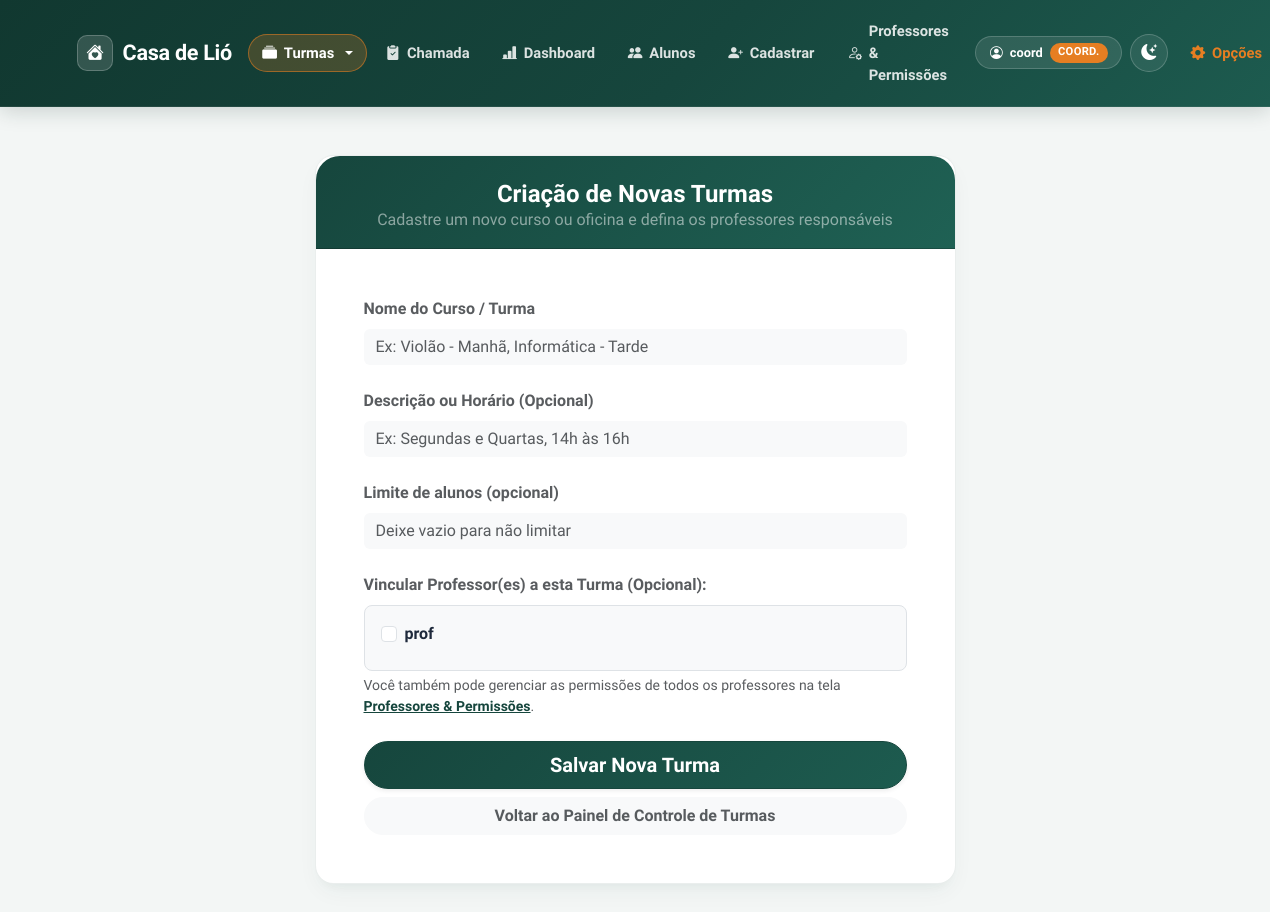
Before: /turmas/nova (signed in) with the older database file.
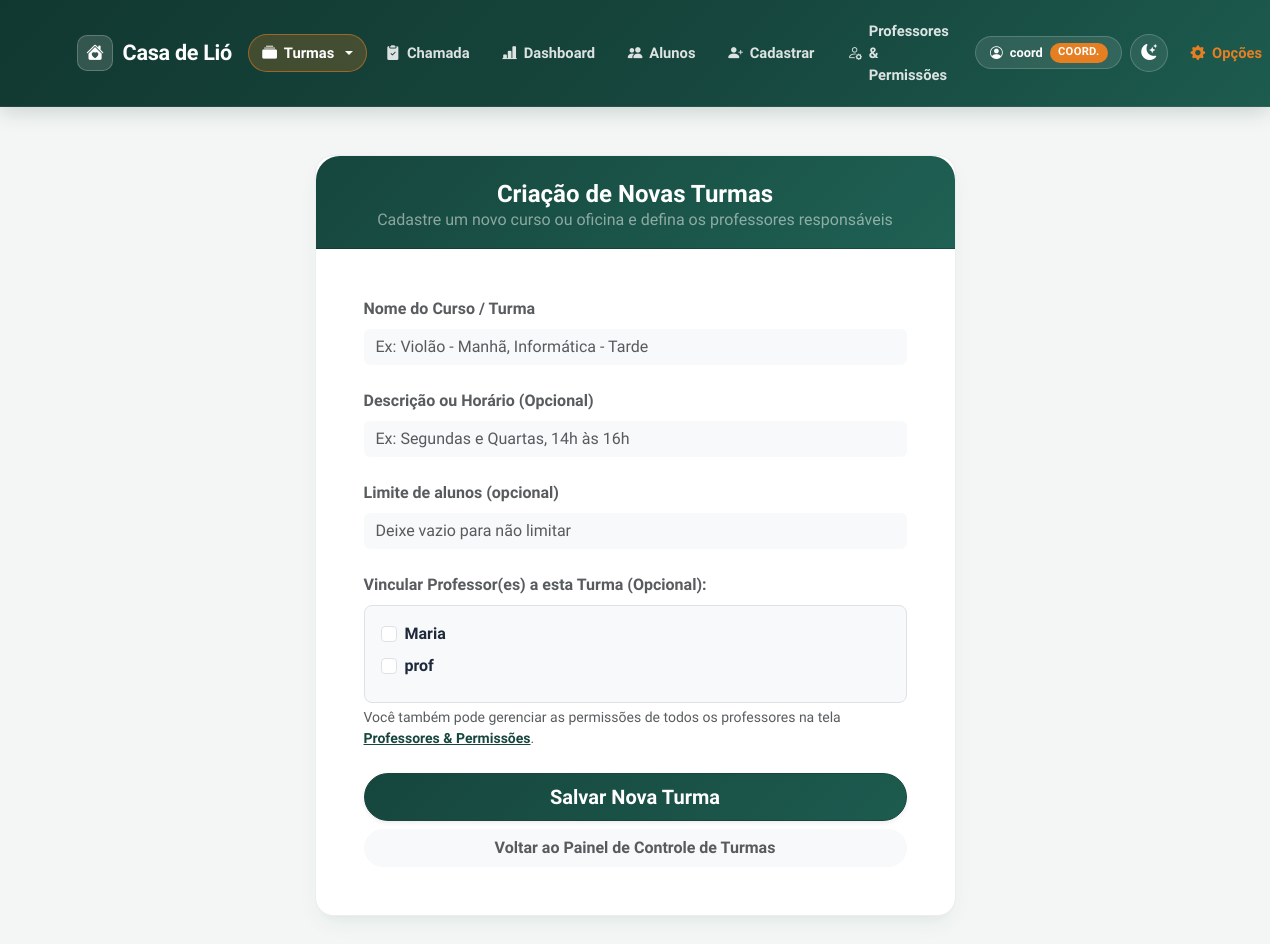
After: the same page with the newer database file.
### tables this page shows
CREATE TABLE usuarios (
        id INTEGER PRIMARY KEY AUTOINCREMENT,
        login TEXT UNIQUE NOT NULL,
        senha TEXT NOT NULL,
        perfil TEXT NOT NULL
    );

### app.py (the view)
@app.get("/turmas/nova", response_class=HTMLResponse)
async def tela_nova_turma(request: Request, erro: str = None):
    usuario = obter_usuario_atual(request)
    if not usuario or usuario['perfil'] != 'coordenacao':
        return RedirectResponse(url="/", status_code=303)
    conexao = pegar_conexao()
    profs_db = conexao.execute("SELECT id, login FROM usuarios WHERE perfil = 'professor' ORDER BY login ASC").fetchall()
    professores_sistema = [{"id": p['id'], "login": p['login']} for p in profs_db]
    conexao.close()
    return templates.TemplateResponse(
        request=request,
        name="nova_turma.html",
        context={
            "professores": professores_sistema,
            "usuario_atual": usuario,
            "erro": erro
        }
    )

### templates/nova_turma.html (shortened to what this page needs)
{% extends 'base.html' %}
{% block conteudo %}
<div class="row justify-content-center mt-4 mb-5">
    <div class="col-lg-7 col-md-9">
        <div class="card shadow-lg border-0" style="border-radius: 1.5rem;">
            <div class="card-header bg-primary text-white pt-4 pb-3 px-4" style="border-top-left-radius: 1.5rem; border-top-right-radius: 1.5rem;">
                <h4 class="text-center fw-bold mb-0">Criação de Novas Turmas</h4>
                <p class="text-center text-white-50 mb-0">Cadastre um novo curso ou oficina e defina os professores responsáveis</p>
            </div>
            <div class="card-body p-4 p-md-5">
                <form action="/turmas/nova" method="POST">
                    <div class="mb-4">
                        <label class="form-label fw-semibold text-muted">Nome do Curso / Turma</label>
                        <input type="text" name="nome" class="form-control bg-light border-0" placeholder="Ex: Violão - Manhã, Informática - Tarde" required>
                    </div>
                    <div class="mb-4">
                        <label class="form-label fw-semibold text-muted">Descrição ou Horário (Opcional)</label>
                        <input type="text" name="descricao" class="form-control bg-light border-0" placeholder="Ex: Segundas e Quartas, 14h às 16h">
                    </div>
                    <div class="mb-4">
                        <label class="form-label fw-semibold text-muted" for="limite_nova_turma">Limite de alunos (opcional)</label>
                        <input type="number" min="1" step="1" id="limite_nova_turma" name="limite_alunos" class="form-control bg-light border-0" placeholder="Deixe vazio para não limitar">
                    </div>
                    {% if professores %}
                    <div class="mb-4">
                        <label class="form-label fw-semibold text-muted d-block">Vincular Professor(es) a esta Turma (Opcional):</label>
                        <div class="p-3 bg-light rounded-3 border" style="max-height: 200px; overflow-y: auto;">
                            {% for prof in professores %}
                            <div class="form-check mb-2">
                                <input class="form-check-input" type="checkbox" name="professores" value="{{ prof['id'] }}" id="novo_prof_{{ prof['id'] }}">
                                <label class="form-check-label fw-semibold" for="novo_prof_{{ prof['id'] }}">
                                    {{ prof['login'] }}
                                </label>
                            </div>
                            {% endfor %}
                        </div>
                        <small class="text-muted d-block mt-1">
                            Você também pode gerenciar as permissões de todos os professores na tela <a href="/usuarios/novo" class="text-primary fw-semibold">Professores & Permissões</a>.
                        </small>
                    </div>
                    {% endif %}
                    <div class="d-grid gap-2 mt-4">
                        <button type="submit" class="btn btn-primary btn-lg rounded-pill fw-bold py-2 shadow-sm">
                            Salvar Nova Turma
                        </button>
                        <a href="/turmas" class="btn btn-light rounded-pill fw-bold text-muted">
                            Voltar ao Painel de Controle de Turmas
                        </a>
                    </div>
                </form>
            </div>
        </div>
    </div>
</div>
{% endblock %}

Changed rows visible on the page:
added usuarios: login "Maria"
